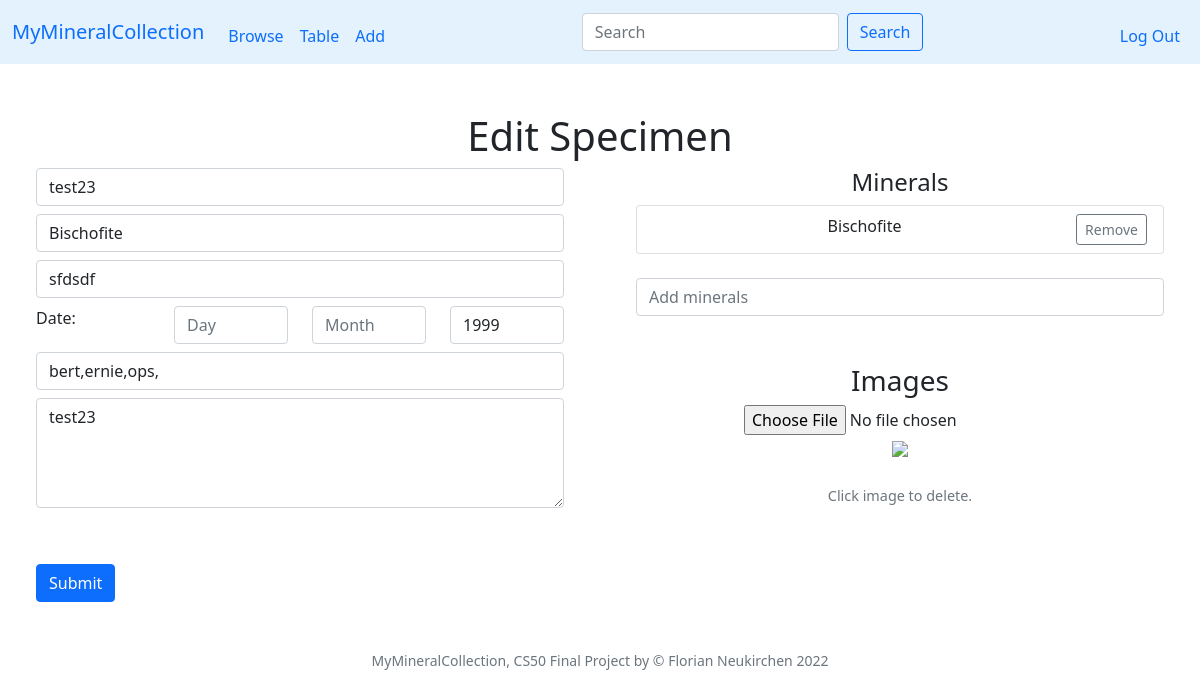
Screenshot of /edit?id=46 (signed in) with the database file from the repository.
### tables this page shows
CREATE TABLE specimen (id INTEGER PRIMARY KEY AUTOINCREMENT NOT NULL, user_id INTEGER NOT NULL, my_id TEXT, title TEXT, locality TEXT, day INTEGER, month INTEGER, year INTEGER, notes TEXT, thumbnail TEXT);

CREATE TABLE tags (specimen_id INTEGER NOT NULL REFERENCES specimen(id) ON DELETE CASCADE, tag TEXT NOT NULL);

### app.py (the view)
@app.route("/edit", methods=["GET", "POST"])
@login_required
def editsp():
    if request.method == "POST":
        id = request.form.get("specimen_id")
        title = request.form.get("title")
        number = request.form.get("number")
        locality = request.form.get("locality")
        notes = request.form.get("notes")
        day = request.form.get("day")
        month = request.form.get("month")
        year = request.form.get("year")
        tags = request.form.get("tags").strip(",")
        minerals = request.form.get("minerals").strip(",")
        images = request.form.get("hiddenimages").strip(",")
        thumbnail = None
        try:
            id = int(id)
        except:
            return apology("Invalid ID")
        if not title:
            return apology("Title is required")
        if day in [str(i) for i in range(1, 32)]:
            day = int(day)
        else:
            day = None
        if month in [str(i) for i in range(1, 13)]:
            month = int(month)
        else:
            month = None
        if len(year) == 4 and year.isdigit():
            year = int(year)
        else:
            year = None
        db.execute("UPDATE specimen SET my_id = ?, title = ?, locality = ?, day = ?, month = ?, year = ?, notes = ?, thumbnail = ? WHERE user_id = ? AND id = ?",
                       number, title, locality, day, month, year, notes, thumbnail, session["user_id"], id)
        if minerals:
            minerals = minerals.split(',')
            minerals = set(minerals)
            oldminerals = db.execute("SELECT minerals.name AS name FROM minerals JOIN specmin ON minerals.symbol = specmin.min_symbol WHERE specmin.specimen_id = ?", id)
            oldminerals = [m['name'] for m in oldminerals]
            app.logger.info(str(oldminerals))
            oldminerals = set(oldminerals)
            for min in minerals.difference(oldminerals):
                symbol = db.execute("SELECT symbol FROM minerals WHERE name = ?", min)[0]['symbol']
                db.execute("INSERT INTO specmin (specimen_id, min_symbol) VALUES (?,?)", id, symbol)
            for min in oldminerals.difference(minerals):
                symbol = db.execute("SELECT symbol FROM minerals WHERE name = ?", min)[0]['symbol']
                db.execute("DELETE FROM specmin WHERE specimen_id = ? AND min_symbol = ?", id, symbol)
        if tags:
            tags = tags.split(',')
            for tag in tags:
                tag = re.sub('[^a-zA-Z0-9]', '', tag)
            tags = set(tags)
            oldtags = db.execute("SELECT tags.tag AS tag FROM tags JOIN specimen ON tags.specimen_id = specimen.id WHERE specimen.id = ?", id)
            oldtags = [t['tag'] for t in oldtags]
            oldtags = set(oldtags)
            for tag in tags.difference(oldtags):
                db.execute ("INSERT INTO tags (specimen_id, tag) VALUES (?,?)", id, tag)
            for tag in oldtags.difference(tags):
                db.execute("DELETE FROM tags WHERE specimen_id = ? AND tag = ?", id, tag)
        if images:
            images = images.split(',')
            oldimages = db.execute("SELECT file FROM images JOIN specimen ON images.specimen_id = specimen.id WHERE specimen.id = ?", id)
            oldimages = [img['file'] for img in oldimages]
            images = set(images)
            oldimages = set(oldimages)
            for img in images.difference(oldimages):
                if os.path.exists(os.path.join(app.config['UPLOAD_FOLDER'], str(session["user_id"]), img)):
                    db.execute ("INSERT INTO images (specimen_id, file) VALUES (?,?)", id, img)
                else:
                    app.logger.info('file does not exists ' + img)
            for img in oldimages.difference(images):
                foldername = os.path.join(app.config['UPLOAD_FOLDER'], str(session["user_id"]))
                thumbfoldername = os.path.join(app.config['UPLOAD_FOLDER'], str(session["user_id"]), 'thumb')
                path = os.path.join(foldername, img)
                app.logger.info(str(path))
                if os.path.exists(path):
                    app.logger.info("exists")
                    try:
                        os.remove(path)
                    except:
                        app.logger.info("Error: could not delete image file")
                path = os.path.join(thumbfoldername, img)
                if os.path.exists(path):
                    try:
                        os.remove(path)
                    except:
                        app.logger.info("Error: could not delete image file")
                db.execute ("DELETE FROM images WHERE specimen_id = ? AND file = ?", id, img)
        return redirect("/table")
    else:
        id = request.args.get("id")
        if not id:
            return apology("No ID")
        rows = db.execute("SELECT * FROM specimen WHERE user_id = ? AND id = ?", session["user_id"], id)
        if len(rows) != 1:
            return apology("Invalid specimen ID")
        row = rows[0]
        row['minerals'] = db.execute("SELECT minerals.name AS name FROM minerals JOIN specmin ON minerals.symbol = specmin.min_symbol WHERE specmin.specimen_id = ?", id)
        row['tags'] = db.execute("SELECT tags.tag AS tag FROM tags JOIN specimen ON tags.specimen_id = specimen.id WHERE specimen.id = ?", row['id'])
        row['images'] = db.execute("SELECT file FROM images JOIN specimen ON images.specimen_id = specimen.id WHERE specimen.id = ?", row['id'])
        return render_template("add.html", row=row, id=id)

### app.py (called while the page is built)
@app.after_request
def after_request(response):
    response.headers["Cache-Control"] = "no-cache, no-store, must-revalidate"
    response.headers["Expires"] = 0
    response.headers["Pragma"] = "no-cache"
    return response

### helpers.py (called while the page is built)
def login_required(f):
    @wraps(f)
    def decorated_function(*args, **kwargs):
        if session.get("user_id") is None:
            return redirect("/login")
        return f(*args, **kwargs)
    return decorated_function

### templates/add.html (shortened to what this page needs)
{% extends "layout.html" %}
{% block main %}
<h1>{% if id %}Edit{% else %}Add{% endif %} Specimen</h1>
<div class="row">
  <div class="col">
    <div class="container-lg">
      <div class="form-group text-start form-horizontal">
        <form action={% if id %}"/edit"{% else %}"add"{% endif %} method="post">
            <input class="form-control mb-2" id="title" name="title" placeholder="Title" type="text" {% if id and row['title'] %}value="{{ row['title'] }}"{% endif %} required>
            <input autofocus class="form-control mb-2" id="number" name="number" placeholder="Number (optional)" type="text" {% if id and row['my_id'] %}value="{{ row['my_id'] }}"{% endif %}>
            <input class="form-control mb-2" id="locality" name="locality" placeholder="Locality" type="text" {% if id and row['locality'] %}value="{{ row['locality'] }}"{% endif %}>
            <div class="row mb-2">
              <div class="col text-start">Date:</div>
              <div class="col">
                <input class="form-control" id="day" name="day" placeholder="Day" type="text" {% if id and row['day'] %}value="{{ row['day'] }}"{% endif %}>
              </div>
              <div class="col">
              <input class="form-control" id="month" name="month" placeholder="Month" type="text" {% if id and row['month'] %}value="{{ row['month'] }}"{% endif %}>
              </div>
              <div class="col">
              <input class="form-control" id="year" name="year" placeholder="Year" type="text" {% if id and row['year'] %}value="{{ row['year'] }}"{% endif %}>
              </div>
            </div>
            <input class="form-control mb-2" id="tags" name="tags" placeholder="Tags (comma separated)" type="text" {% if id and row['tags'] %}value="{% for tag in row['tags'] %}{{ tag['tag'] }},{% endfor %}"{% endif %}>
            <textarea class="form-control mb-2" id="notes" name="notes" placeholder="Notes" rows="4">{% if id and row['notes'] %}{{ row['notes'] }}{% endif %}</textarea>
            <button class="btn btn-primary mt-5" type="submit">{% if id %}Submit{% else %}Add{% endif %}</button>
        </form>
      </div>
    </div>
  </div>
  <div class="col">
    <div class="container-md">
      <h4>Minerals</h4>
      <div class="mb-4" id="listholder">
        <ul id="ulminerals" class="list-group">
        </ul>
      </div>
      <div>
            <input type="text" id="mininput" name="minerals" class="form-control mb-4" autocomplete="off" placeholder="Add minerals">
      </div>
    </div>
    <div class="container-md">
        <h3>Images</h3>
        <div id="uploadfile">
        </div>
        <div class="mb-4" id="thumbholder"></div>
        <div class="mb-4 text-muted size90 togglevis" id="togglevis">Click image to delete.</div>
    </div>
  </div>
</div>
{% endblock %}

### static/styles.css (style rules this page uses)
.size90 { font-size: 90%; }
.togglevis { visibility: hidden; }

### rows the page displays
specimen: title "test23", number "Bischofite", locality "sfdsdf", year "1999", notes "test23"
tags: tags "bert,ernie,ops,"
